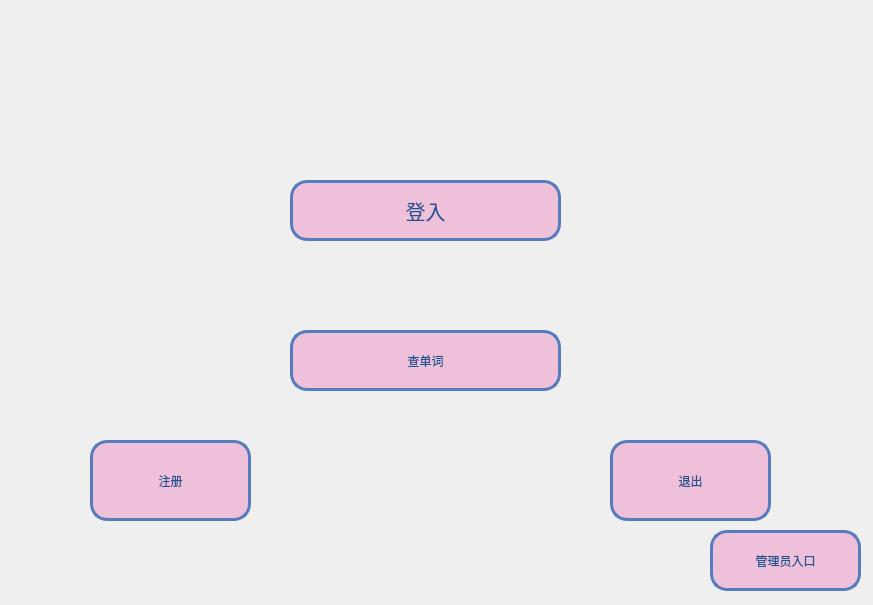
<?xml version="1.0" encoding="UTF-8"?>
<ui version="4.0">
 <class>Word_start_window</class>
 <widget class="QWidget" name="Word_start_window">
  <property name="geometry">
   <rect>
    <x>0</x>
    <y>0</y>
    <width>873</width>
    <height>605</height>
   </rect>
  </property>
  <property name="windowTitle">
   <string>我爱记单词</string>
  </property>
  <property name="styleSheet">
   <string notr="true">#Word_start_window{border-image: url(:/start_page.PNG);}</string>
  </property>
  <widget class="QPushButton" name="but_login">
   <property name="geometry">
    <rect>
     <x>290</x>
     <y>180</y>
     <width>271</width>
     <height>61</height>
    </rect>
   </property>
   <property name="font">
    <font>
     <family>微软雅黑</family>
     <pointsize>15</pointsize>
     <weight>50</weight>
     <italic>false</italic>
     <bold>false</bold>
    </font>
   </property>
   <property name="styleSheet">
    <string notr="true">/**正常情况下样式**/
QPushButton{
	font: 15pt &quot;微软雅黑&quot;;
    color: #1e5491;
    background-color: #eec0da;
    border-color: #567cbe;
    border-radius: 17px;
    border-style: solid;
    border-width: 3px;
    padding: 5px;
}

/**鼠标停留在按钮上的样式**/
QPushButton::hover{	
    color: #1e5491;
    background-color: #c0a1cc;
    border-color: #567cbe;
}

/**鼠标按压下去的样式**/
QPushButton::pressed,QPushButton::checked{
    color: #eddfed;
    background-color: #1c58a3;
}

/**按钮失能情况下样式**/
QPushButton::disabled{
    color: #FFFFFF;
    background-color: #dcdde1;
    border-color: #dcdde1;
}
</string>
   </property>
   <property name="text">
    <string>登入</string>
   </property>
   <property name="flat">
    <bool>false</bool>
   </property>
  </widget>
  <widget class="QPushButton" name="but_register">
   <property name="geometry">
    <rect>
     <x>90</x>
     <y>440</y>
     <width>161</width>
     <height>81</height>
    </rect>
   </property>
   <property name="styleSheet">
    <string notr="true">/**正常情况下样式**/
QPushButton{
	font: 15pt &quot;微软雅黑&quot;;
    color: #1e5491;
    background-color: #eec0da;
    border-color: #567cbe;
    border-radius: 17px;
    border-style: solid;
    border-width: 3px;
    padding: 5px;
}

/**鼠标停留在按钮上的样式**/
QPushButton::hover{	
    color: #1e5491;
    background-color: #c0a1cc;
    border-color: #567cbe;
}

/**鼠标按压下去的样式**/
QPushButton::pressed,QPushButton::checked{
    color: #eddfed;
    background-color: #1c58a3;
}

/**按钮失能情况下样式**/
QPushButton::disabled{
    color: #FFFFFF;
    background-color: #dcdde1;
    border-color: #dcdde1;
}
</string>
   </property>
   <property name="text">
    <string>注册</string>
   </property>
  </widget>
  <widget class="QPushButton" name="but_lookup">
   <property name="geometry">
    <rect>
     <x>290</x>
     <y>330</y>
     <width>271</width>
     <height>61</height>
    </rect>
   </property>
   <property name="styleSheet">
    <string notr="true">/**正常情况下样式**/
QPushButton{
	font: 15pt &quot;微软雅黑&quot;;
    color: #1e5491;
    background-color: #eec0da;
    border-color: #567cbe;
    border-radius: 17px;
    border-style: solid;
    border-width: 3px;
    padding: 5px;
}

/**鼠标停留在按钮上的样式**/
QPushButton::hover{	
    color: #1e5491;
    background-color: #c0a1cc;
    border-color: #567cbe;
}

/**鼠标按压下去的样式**/
QPushButton::pressed,QPushButton::checked{
    color: #eddfed;
    background-color: #1c58a3;
}

/**按钮失能情况下样式**/
QPushButton::disabled{
    color: #FFFFFF;
    background-color: #dcdde1;
    border-color: #dcdde1;
}
</string>
   </property>
   <property name="text">
    <string>查单词</string>
   </property>
  </widget>
  <widget class="QPushButton" name="but_quit">
   <property name="geometry">
    <rect>
     <x>610</x>
     <y>440</y>
     <width>161</width>
     <height>81</height>
    </rect>
   </property>
   <property name="styleSheet">
    <string notr="true">/**正常情况下样式**/
QPushButton{
	font: 15pt &quot;微软雅黑&quot;;
    color: #1e5491;
    background-color: #eec0da;
    border-color: #567cbe;
    border-radius: 17px;
    border-style: solid;
    border-width: 3px;
    padding: 5px;
}

/**鼠标停留在按钮上的样式**/
QPushButton::hover{	
    color: #1e5491;
    background-color: #c0a1cc;
    border-color: #567cbe;
}

/**鼠标按压下去的样式**/
QPushButton::pressed,QPushButton::checked{
    color: #eddfed;
    background-color: #1c58a3;
}

/**按钮失能情况下样式**/
QPushButton::disabled{
    color: #FFFFFF;
    background-color: #dcdde1;
    border-color: #dcdde1;
}
</string>
   </property>
   <property name="text">
    <string>退出</string>
   </property>
  </widget>
  <widget class="QPushButton" name="but_admin">
   <property name="geometry">
    <rect>
     <x>710</x>
     <y>530</y>
     <width>151</width>
     <height>61</height>
    </rect>
   </property>
   <property name="styleSheet">
    <string notr="true">/**正常情况下样式**/
QPushButton{
	font: 15pt &quot;微软雅黑&quot;;
    color: #1e5491;
    background-color: #eec0da;
    border-color: #567cbe;
    border-radius: 17px;
    border-style: solid;
    border-width: 3px;
    padding: 5px;
}

/**鼠标停留在按钮上的样式**/
QPushButton::hover{	
    color: #1e5491;
    background-color: #c0a1cc;
    border-color: #567cbe;
}

/**鼠标按压下去的样式**/
QPushButton::pressed,QPushButton::checked{
    color: #eddfed;
    background-color: #1c58a3;
}

/**按钮失能情况下样式**/
QPushButton::disabled{
    color: #FFFFFF;
    background-color: #dcdde1;
    border-color: #dcdde1;
}
</string>
   </property>
   <property name="text">
    <string>管理员入口</string>
   </property>
  </widget>
 </widget>
 <layoutdefault spacing="6" margin="11"/>
 <resources/>
 <connections/>
</ui>
